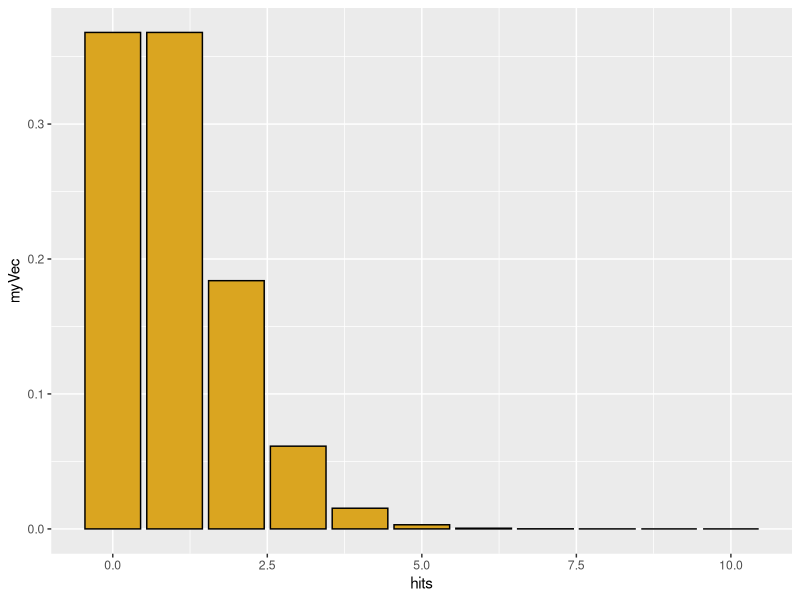
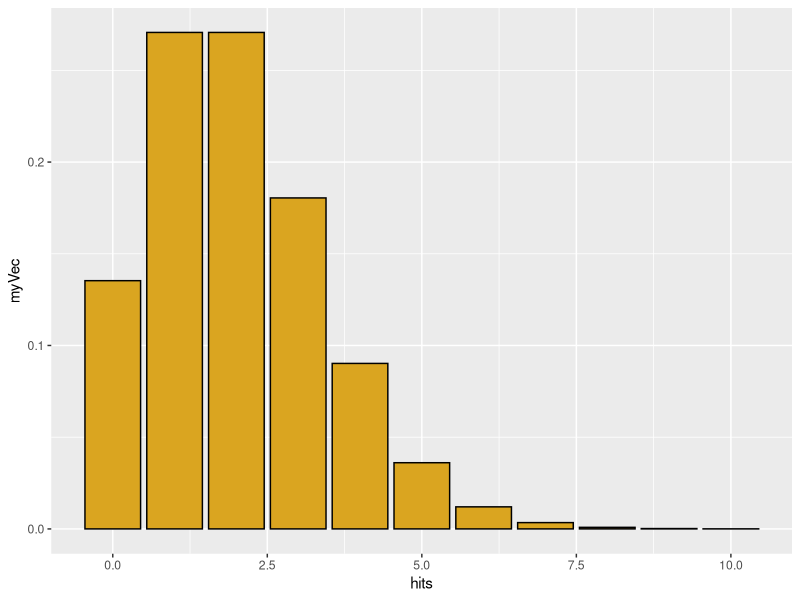
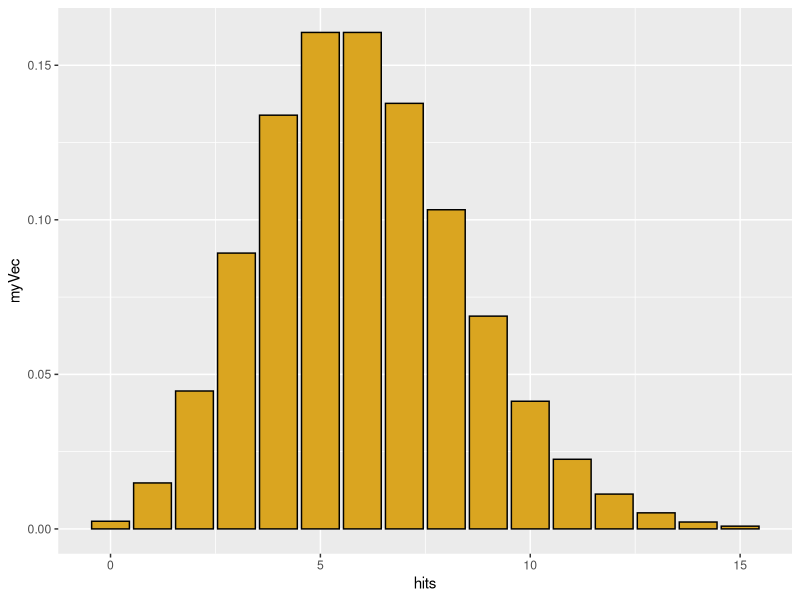
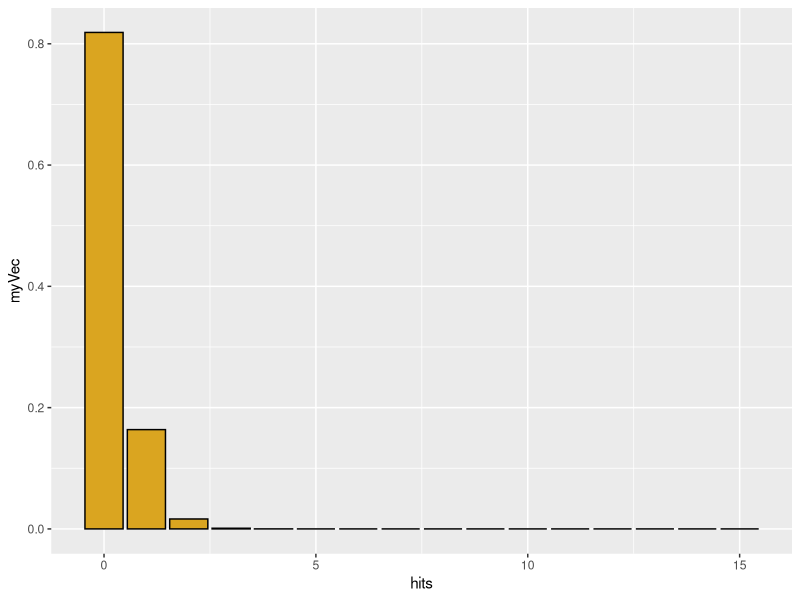
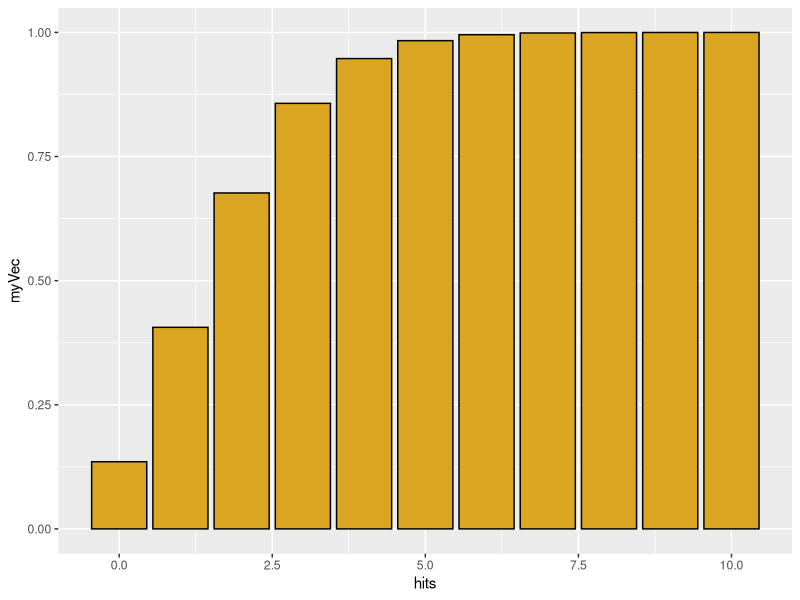
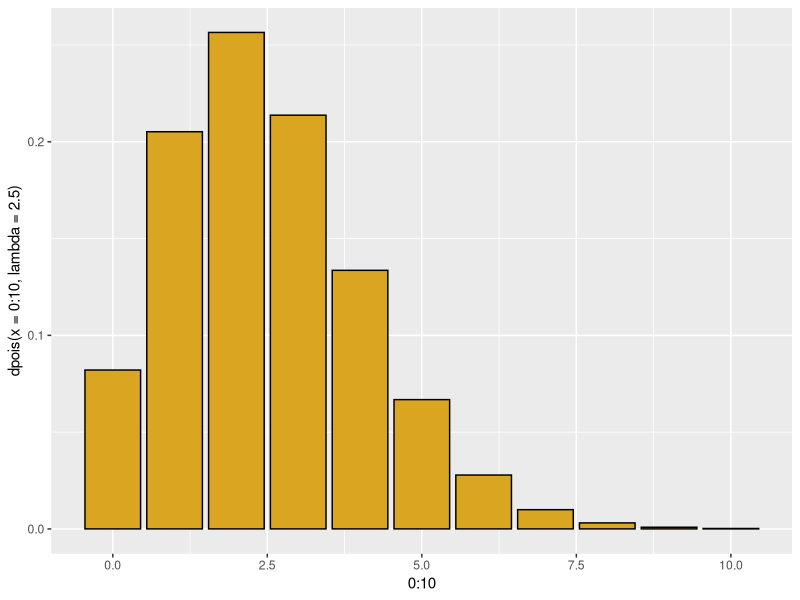
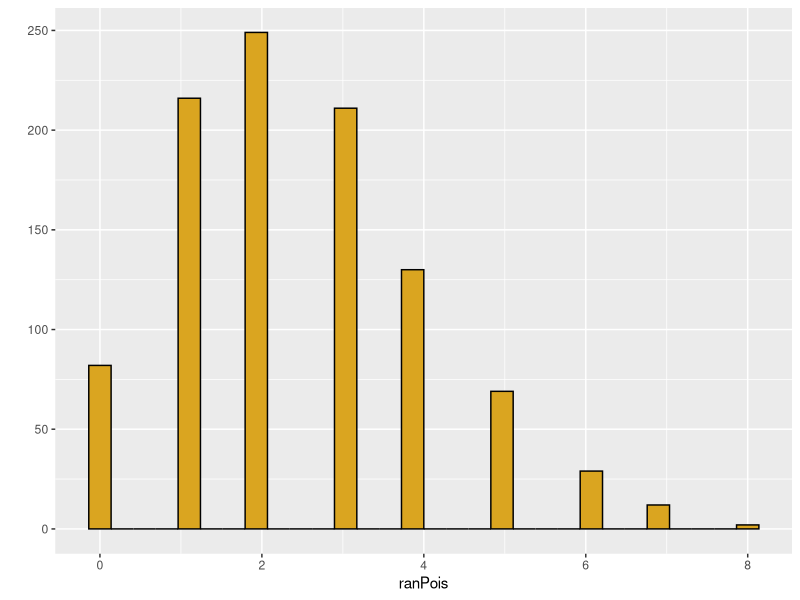
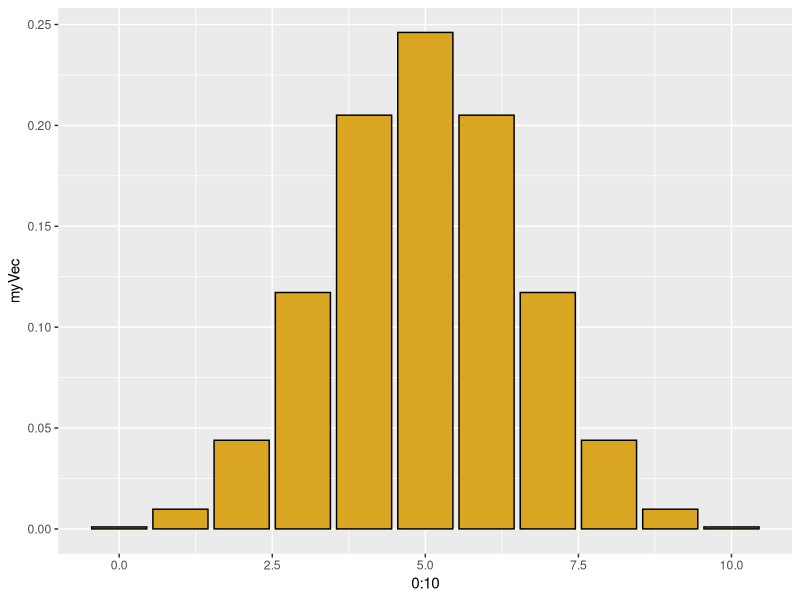

Source code (R) for these figures, in order:
## ---- chunk 1
knitr::opts_chunk$set(eval = FALSE)
## ---- chunk 2
library(ggplot2)
library(MASS)
#-------------------------------------------------
# Poisson distribution
# Discrete X >= 0
# Random events with a constant rate lambda
# (observations per time or per unit area)
# Parameter lambda > 0

# "d" function generates probability density
hits <- 0:10
myVec <- dpois(x=hits,lambda=1)
qplot(x=hits,y=myVec,geom="col",color=I("black"),fill=I("goldenrod"))

myVec <- dpois(x=hits,lambda=2)
qplot(x=hits,y=myVec,geom="col",color=I("black"),fill=I("goldenrod"))

hits <- 0:15
myVec <- dpois(x=hits,lambda=6)
qplot(x=hits,y=myVec,geom="col",color=I("black"),fill=I("goldenrod"))


hits <- 0:15
myVec <- dpois(x=hits,lambda=0.2)
qplot(x=hits,y=myVec,geom="col",color=I("black"),fill=I("goldenrod"))

sum(myVec)  # sum of density function = 1.0 (total area under curve)

# for a Poisson distribution with lambda=2, 
# what is the probability that a single draw will yield X=0?

dpois(x=0,lambda=2)

# "p" function generates cumulative probability density; gives the 
# "lower tail" cumulative area of the distribution

hits <- 0:10
myVec <- ppois(q=hits,lambda=2)
qplot(x=hits,y=myVec,geom="col",color=I("black"),fill=I("goldenrod"))


# for a Poisson distribution with lambda=2, 
# what is the probability that a single random draw will yield X <= 1?

ppois(q=1, lambda=2)


# We could also get this through dpois
p1 <- dpois(x=0,lambda=2)
p1
p2 <- dpois(x=1,lambda=2)
p2
p1 + p2


# The q function is the inverse of p
# What is the number of hits corresponding to 50% of the probability mass
qpois(p=0.5,lambda=2.5)
qplot(x=0:10,y=dpois(x=0:10,lambda=2.5),geom="col",color=I("black"),fill=I("goldenrod"))

# but distribution is discrete, so this is not exact
ppois(q=2,lambda=2.5)

# finally, we can simulate individual values from a poisson
ranPois <- rpois(n=1000,lambda=2.5)
qplot(x=ranPois,color=I("black"),fill=I("goldenrod"))


# for real or simulated data, we can use the quantile
# function to find the empirical  95% confidence interval on the data

quantile(x=ranPois,probs=c(0.025,0.975))
## ---- chunk 3
#-------------------------------------------------
# Binomial distribution
# p = probability of a dichotomous outcome
# size = number of trials
# x = possible outcomes
# outcome x is bounded between 0 and number of trials

# use "d" binom for density function
hits <- 0:10
myVec <- dbinom(x=hits,size=10,prob=0.5)
qplot(x=0:10,y=myVec,geom="col",color=I("black"),fill=I("goldenrod"))

# what is probability of getting 5 heads out of 10 tosses?
dbinom(x=5,size=10,prob=0.5)

# of course, the coin can be a biased one
myVec <- dbinom(x=hits,size=10,prob=0.95)
qplot(x=0:10,y=myVec,geom="col",color=I("black"),fill=I("goldenrod"))

# use "p" binom for cumulative distribution


# what is the probability of getting 5 
# or fewer heads out of 10 tosses?
pbinom(q=5,size=10,prob=0.5)

# symmetry requires odd number of tosses
pbinom(q=4,size=9,prob=0.5)



# what is a 95% confidence interval for 100 trials 
# of a coin with p = 0.7 for heads?
qbinom(p=c(0.025,0.975),size=100,prob=0.7)

# and how does this compare to the interval for an actual simlation of 50 tosses of 100 coins?

myCoins <- rbinom(n=50,size=100,prob=0.5)
qplot(x=myCoins,color=I("black"),fill=I("goldenrod"))
quantile(x=myCoins,probs=c(0.025,0.975))

## ---- chunk 4
#-------------------------------------------------
# negative binomial: number of failures (values of MyVec)
# in a series of (Bernouli) with p=probability of success 
# before a target number of successes (= size)
# generates a discrete distribution that is more 
# heterogeneous ("overdispersed") than Poisson
hits <- 0:40
myVec <- dnbinom(x=hits, size=5, prob=0.5)
qplot(x=hits,y=myVec,geom="col",color=I("black"),fill=I("goldenrod"))

# geometric series is a special case where N= 1 success
# each bar is a constant fraction 1 - "prob" of the bar before it
myVec <- dnbinom(x=hits, size=1, prob=0.1)
qplot(x=hits,y=myVec,geom="col",color=I("black"),fill=I("goldenrod"))


# alternatively specify mean = mu of distribution and size, 
# the dispersion parameter (small is more dispersed)
# this gives us a poisson with a lambda value that varies
# the dispersion parameter is the shape parameter in the gamma
# as it increases, the distribution has a smaller variance
# just simulate it directly

nbiRan <- rnbinom(n=1000,size=10,mu=5)
qplot(nbiRan,color=I("black"),fill=I("goldenrod"))

nbiRan <- rnbinom(n=1000,size=0.1,mu=5)
qplot(nbiRan,color=I("black"),fill=I("goldenrod"))
## ---- chunk 5
#-------------------------------------------------
# uniform
# params specify minimum and maximum

#runif for random data
qplot(x=runif(n=100,min=0,max=5),color=I("black"),fill=I("goldenrod"))
qplot(runif(n=1000,min=0,max=5),color=I("black"),fill=I("goldenrod"))
#-------------------------------------------------
## ---- chunk 6
# normal 
myNorm <- rnorm(n=100,mean=100,sd=2)
qplot(myNorm,color=I("black"),fill=I("goldenrod"))

# problems with uniform when mean is small but zero is not allowed.
myNorm <- rnorm(n=100,mean=2,sd=2)
qplot(myNorm,color=I("black"),fill=I("goldenrod"))
summary(myNorm)
tossZeroes <- myNorm[myNorm>0]
qplot(tossZeroes,color=I("black"),fill=I("goldenrod"))
summary(tossZeroes)
## ---- chunk 7
#-------------------------------------------------
# gamma distribution, continuous positive values, but bounded at 0

myGamma <- rgamma(n=100,shape=1,scale=10)
qplot(myGamma,color=I("black"),fill=I("goldenrod"))

# gamma with shape= 1 is an exponential with scale = mean

# shape <=1 gives a mode near zero; very small shape rounds to zero
myGamma <- rgamma(n=100,shape=0.1,scale=1)
qplot(myGamma,color=I("black"),fill=I("goldenrod"))

# large shape parameters moves towards a normal
myGamma <- rgamma(n=100,shape=20,scale=1)
qplot(myGamma,color=I("black"),fill=I("goldenrod"))

# scale parameter changes mean- and the variance!
qplot(rgamma(n=100,shape=2,scale=100),color=I("black"),fill=I("goldenrod"))
qplot(rgamma(n=100,shape=2,scale=10),color=I("black"),fill=I("goldenrod"))
qplot(rgamma(n=100,shape=2,scale=1),color=I("black"),fill=I("goldenrod"))
qplot(rgamma(n=100,shape=2,scale=0.1),color=I("black"),fill=I("goldenrod"))


# unlike the normal, the two parameters affect both mean and variance

# mean = shape*scale
# variance= shape*scale^2
## ---- chunk 8
#-------------------------------------------------

# beta distribution 
# bounded at 0 and 1
# analagous to a binomial, but result is a continuous distribution of probabilities
# parameter shape1 = number of successes + 1
# parameter shape2 = number of failures + 1
# interpret these in terms of a coin you are tossing

# shape1 = 1, shape2 = 1 = "no data"
myBeta <- rbeta(n=1000,shape1=1,shape2=1)
qplot(myBeta,xlim=c(0,1),color=I("black"),fill=I("goldenrod"))


# shape1 = 2, shape1 = 1 = "1 coin toss, comes up heads!"
myBeta <- rbeta(n=1000,shape1=2,shape2=1)
qplot(myBeta,xlim=c(0,1),color=I("black"),fill=I("goldenrod"))

# two tosses, 1 head and 1 tail
myBeta <- rbeta(n=1000,shape1=2,shape2=2)
qplot(myBeta,xlim=c(0,1),color=I("black"),fill=I("goldenrod"))

# two tosses, both heads
myBeta <- rbeta(n=1000,shape1=2,shape2=1)
qplot(myBeta,xlim=c(0,1),color=I("black"),fill=I("goldenrod"))

# let's get more data
myBeta <- rbeta(n=1000,shape1=20,shape2=20)
qplot(myBeta,xlim=c(0,1),color=I("black"),fill=I("goldenrod"))

myBeta <- rbeta(n=1000,shape1=500,shape2=500)
qplot(myBeta,xlim=c(0,1),color=I("black"),fill=I("goldenrod"))

# if the coin is biased
myBeta <- rbeta(n=1000,shape1=1000,shape2=500)
qplot(myBeta,xlim=c(0,1),color=I("black"),fill=I("goldenrod"))
myBeta <- rbeta(n=1000,shape1=10,shape2=5)
qplot(myBeta,xlim=c(0,1),color=I("black"),fill=I("goldenrod"))


# shape parameters less than 1.0 give us a u-shaped distribution
myBeta <- rbeta(n=1000,shape1=0.1,shape2=0.1)
qplot(myBeta,xlim=c(0,1),color=I("black"),fill=I("goldenrod"))
myBeta <- rbeta(n=1000,shape1=0.5,shape2=0.2)
qplot(myBeta,xlim=c(0,1),color=I("black"),fill=I("goldenrod"))
## ---- chunk 9
#-------------------------------------------------
# estimating parameters from data
# maximum likelihood estimator theta versus P(data|theta)

# use fitdistr function, feeding it data and a distribution type)
x <- rnorm(1000,mean=92.5,sd=2.5)
qplot(x,color=I("black"),fill=I("goldenrod"))
fitdistr(x,"normal")

# compare to true parameters
# compare to parameters estimated from simple means and standard deviations
mean(x)
sd(x)

# but how do we "know" what distribution to fit?
fitdistr(x,"gamma")
z <- fitdistr(x,"gamma")

# find components of z
str(z)
# rate = 1/scale
# so here is the estimate of the mean
z$estimate[1]/z$estimate[2]

# and here is the estimate of the variance
z$estimate[1]/z$estimate[2]^2
## ---- chunk 10
library(tidyverse)

## ---- chunk 11
n = 50  # number of observations (rows)


varA <- runif(n) # random uniform values (independent)
varB <- runif(n) # a second random column (dependent)
varC <- 5.5 + varA*10 # a noisy linear relationship with varA
ID <- seq_len(n) # creates a sequence from 1:n (if n > 0!)
regData <- data.frame(ID,varA,varB,varC)
head(regData)
str(regData)
## ---- chunk 12
# model
regModel <- lm(varB~varA,data=regData)

# model output
regModel # printed output is sparse
str(regModel) # complicated, but has "coefficients"
head(regModel$residuals) # contains residuals

# 'summary' of model has elements
summary(regModel) # 
summary(regModel)$coefficients
str(summary(regModel))

# best to examine entire matrix of coefficients:
summary(regModel)$coefficients[] #shows all

# can pull results from this, but a little wordy
summary(regModel)$coefficients[1,4]   #p value for intercept
summary(regModel)$coefficients["(Intercept)","Pr(>|t|)"] # uggh


# alternatively unfurl this into a 1D atomic vector with names
z <- unlist(summary(regModel))
str(z)
z
z$coefficients7

# grab what we need and put into a tidy  list

regSum <- list(intercept=z$coefficients1,
               slope=z$coefficients2,
               interceptP=z$coefficients7,
               slopeP=z$coefficients8,
               r2=z$r.squared)

# much easier to query and use
print(regSum)
regSum$r2
regSum[[5]]

## ---- chunk 13
regPlot <- ggplot(data=regData,aes(x=varA,y=varB)) +
           geom_point() +
           stat_smooth(method=lm,se=0.99) # default se=0.95 
print(regPlot)
# ggsave(filename="Plot1.pdf",plot=regPlot,device="pdf")
## ---- chunk 14
nGroup <- 3 # number of treatment groups
nName <- c("Control","Treat1", "Treat2") # names of groups
nSize <- c(12,17,9) # number of observations in each group
nMean <- c(40,41,60) # mean of each group
nSD <- c(5,5,5) # standardd deviation of each group

ID <- 1:(sum(nSize)) # id vector for each row
resVar <- c(rnorm(n=nSize[1],mean=nMean[1],sd=nSD[1]),
            rnorm(n=nSize[2],mean=nMean[2],sd=nSD[2]),
            rnorm(n=nSize[3],mean=nMean[3],sd=nSD[3]))
TGroup <- rep(nName,nSize)
ANOdata <- data.frame(ID,TGroup,resVar)
str(ANOdata)
## ---- chunk 15
ANOmodel <- aov(resVar~TGroup,data=ANOdata)
print(ANOmodel)
print(summary(ANOmodel))
z <- summary(ANOmodel)
str(z)
aggregate(resVar~TGroup,data=ANOdata,FUN=mean)
unlist(z)
unlist(z)[7]
ANOsum <- list(Fval=unlist(z)[7],probF=unlist(z)[9])
ANOsum


## ---- chunk 16
ANOPlot <- ggplot(data=ANOdata,aes(x=TGroup,y=resVar,fill=TGroup)) +
           geom_boxplot()
print(ANOPlot)
# ggsave(filename="Plot2.pdf",plot=ANOPlot,device="pdf")
## ---- chunk 17

xVar <- sort(rgamma(n=200,shape=5,scale=5))
yVar <- sample(rep(c(1,0),each=100),prob=seq_len(200))
lRegData <- data.frame(xVar,yVar)

## ---- chunk 18
lRegModel <- glm(yVar ~ xVar,
                 data=lRegData,
                 family=binomial(link=logit))
summary(lRegModel)
summary(lRegModel)$coefficients

## ---- chunk 19
lRegPlot <- ggplot(data=lRegData, aes(x=xVar,y=yVar)) +
            geom_point() +
            stat_smooth(method=glm, method.args=list(family=binomial))
print(lRegPlot)
   
## ---- chunk 20
# integer counts of different data groups
vec1 <- c(50,66,22)
vec2 <- c(120,22,30)
dataMatrix <- rbind(vec1,vec2)
rownames(dataMatrix) <- c("Cold","Warm")
colnames(dataMatrix) <-c("Aphaenogaster",
                         "Camponotus",
                         "Crematogaster")
str(dataMatrix)
## ---- chunk 21
print(chisq.test(dataMatrix))
## ---- chunk 22
# some simple plots using baseR
mosaicplot(x=dataMatrix,
           col=c("goldenrod","grey","black"),
           shade=FALSE)
barplot(height=dataMatrix,
        beside=TRUE,
        col=c("cornflowerblue","tomato"))


dFrame <- as.data.frame(dataMatrix)
dFrame <- cbind(dFrame,list(Treatment=c("Cold","Warm")))
dFrame <- gather(dFrame,key=Species,Aphaenogaster:Crematogaster,value=Counts) 

p <- ggplot(data=dFrame,aes(x=Species,y=Counts,fill=Treatment)) + geom_bar(stat="identity",position="dodge",color=I("black")) +
  scale_fill_manual(values=c("cornflowerblue","coral"))
print(p)
